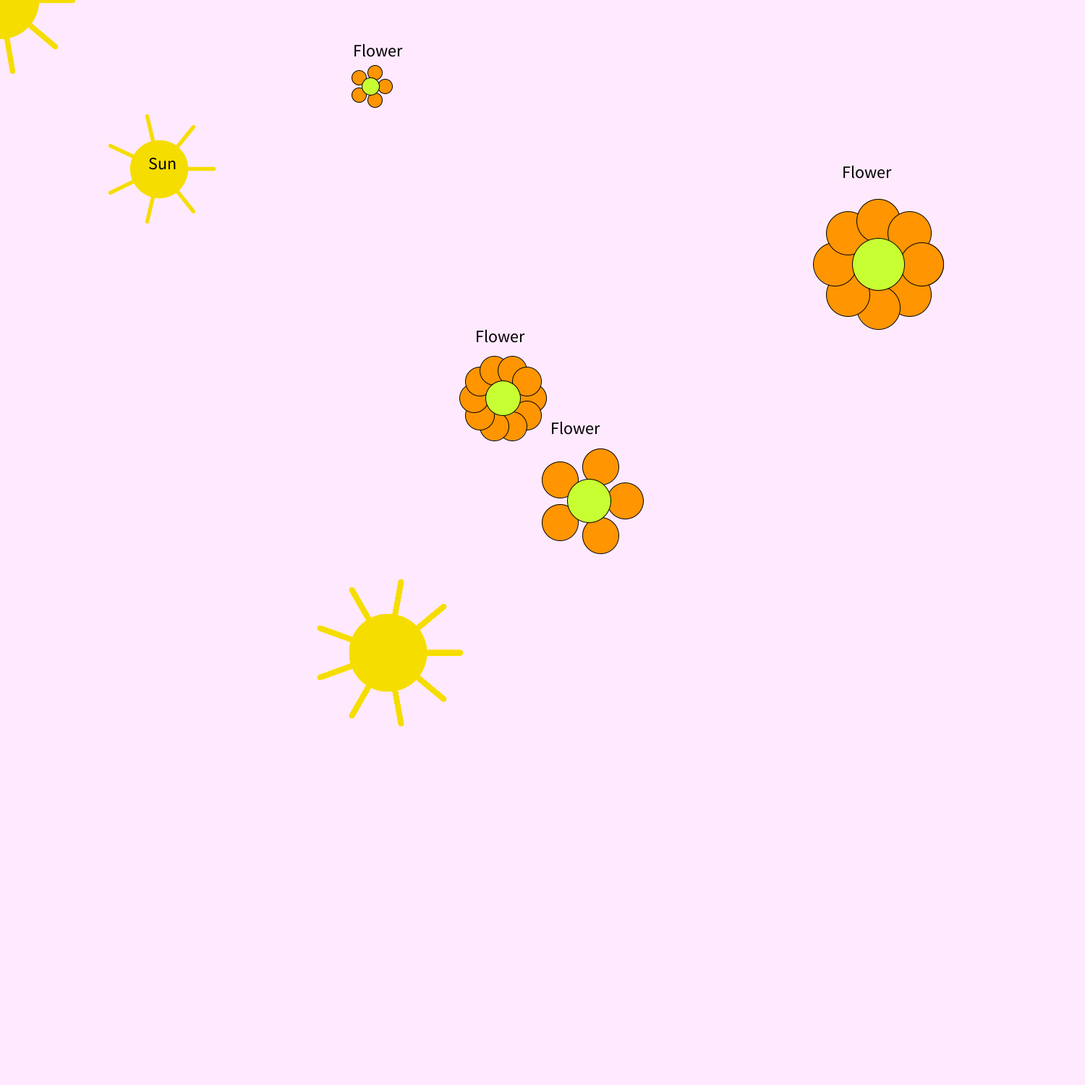
Frame 1 (no input)
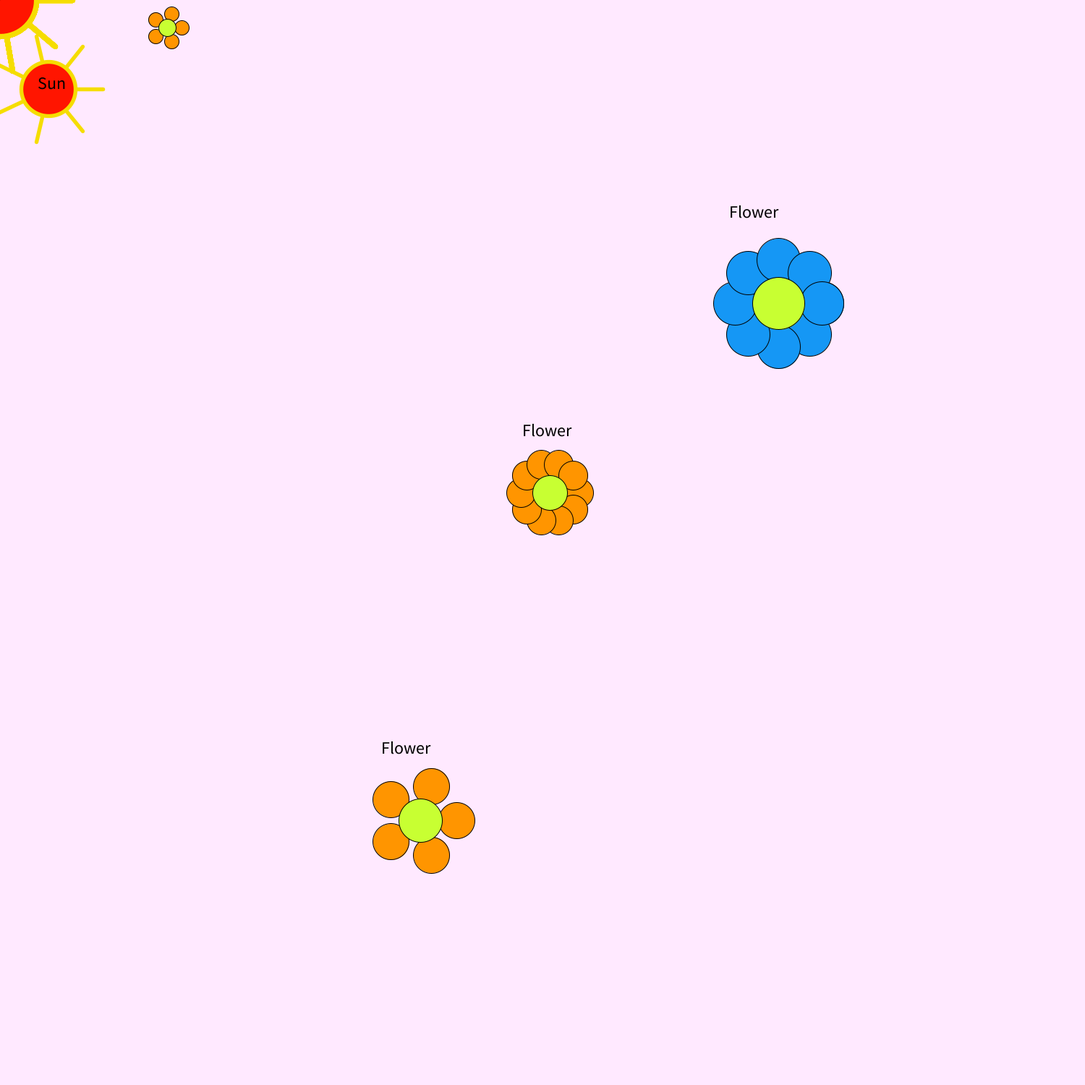
Frame 60 (the mouse pressed at the canvas centre just before this capture)
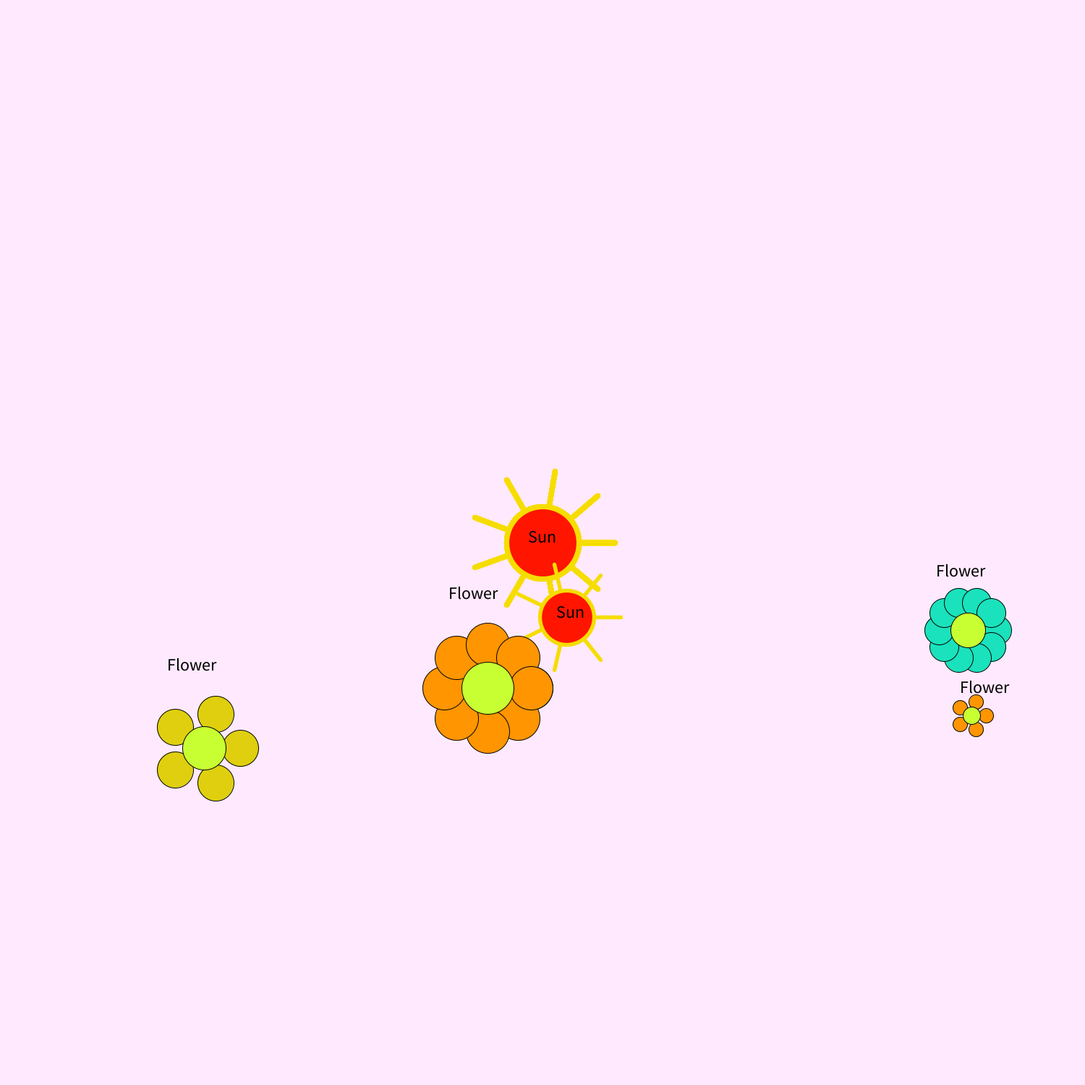
Frame 120 (the mouse held since frame 60 and released just before this capture)

The Processing sketch that drew these frames (run headless with seeded random() and noise(); from frame 60 on, the mouse is pressed at the canvas centre):

// Processing sketch: Flower_homework
// ── Flower_homework.pde
// Credit to Lukas Harkamp for helping me understand the dot. ^_^ //<>//

Flower[] Flowers = new Flower[4];    // Array for Flower class
Sun[] Suns = new Sun[2];    // Array for Sun class

int [] FlowerRadius = new int[4];    // Array for FlowerRadius 
{    // Bestemmer hvilke bestemte værdier hver FlowerRadius skal være, hvis ikke oplyst, vil defeault være 0.
  FlowerRadius [0] = 60;
  FlowerRadius [1] = 20;
  FlowerRadius [2] = 40;
  FlowerRadius [3] = 50;
}

int [] SunRadius = new int[2];    // Array for SunRadius
{    // Bestemmer hvilke bestemte værdier hver SunRadius skal være, hvis ikke oplyst, vil defeault være 0.
  SunRadius[0] = 100;
  SunRadius[1] = 75;
}

int [] Petals = new int[3];    // Array for petals
{    // Bestemmer hvilke bestemte værdier hver Petals skal være, hvis ikke oplyst, vil defeault være 0.
  Petals[0] = 8;
  Petals[1] = 5;
  Petals[2] = 10;
}

int [] Rays = new int[4];    // Array for rays
{    // Bestemmer hvilke bestemte værdier hver Rays skal være, hvis ikke oplyst, vil defeault være 0.
  Rays[0] = 9;
  Rays[1] = 7;
  Rays[2] = 8;
}

float [] colour = new float[4];    // Array for colour
{    // Bestemmer hvilke værdier hver colour skal være
  colour[0] = random(0, 255);
  colour[1] = random(0, 255);
  colour[2] = random(0, 255);
  colour[3] = random(0, 255);
}

int num = 20;
Sun[] SunTrail;    // Array for SunTrail


void setup() {
  size(1500, 1500);    // Canvas size

  // Lokale Float variabler
  float [] xPosition = new float[6];
  {
    xPosition[0] = random(100, width - 100);
    xPosition[1] = random(100, width - 100);
    xPosition[2] = random(100, width - 100);
    xPosition[3] = random(100, width - 100);
    xPosition[4] = random(100, width - 100);
    xPosition[5] = random(100, width - 100);
  }

  float [] yPosition = new float[6];
  {
    yPosition[0] = random(100, height - 100);
    yPosition[1] = random(100, height - 100);
    yPosition[2] = random(100, height - 100);
    yPosition[3] = random(100, height - 100);
    yPosition[4] = random(100, height - 100);
    yPosition[5] = random(100, height - 100);
  }

  // Lokale Integer variabler
  int pc = #FF9500;
  int sc = #F5DD00;
  int rc = #F5DD00;

  // Fremkaldning af Flowers[1]- 2 og 3. Hvorved der gives nye variabler
  Flowers[0] = new Flower(FlowerRadius[0], Petals[0], xPosition[0], yPosition[0], pc);
  Flowers[1] = new Flower(FlowerRadius[1], Petals[1], xPosition[1], yPosition[1], pc);
  Flowers[2] = new Flower(FlowerRadius[2], Petals[2], xPosition[2], yPosition[2], pc);
  Flowers[3] = new Flower(FlowerRadius[3], Petals[1], xPosition[3], yPosition[3], pc);

  // Frmekaldning af mySun
  Suns[0] = new Sun(xPosition[4], yPosition[4], SunRadius[0], sc, rc, Rays[0]);
  Suns[1] = new Sun(xPosition[5], yPosition[5], SunRadius[1], sc, rc, Rays[1]);

  // Fremkaldning af SunTrail
  SunTrail = new Sun[50];    // Siger at SunTrail er lig med 50x Sun objekter

  for (int i = 0; i < num; i++) {    // Fortæller at i begynder som 0, men er mindre end [num], og hver gang er i = i + 1
    SunTrail[i] = new Sun(xPosition[4], yPosition[4], SunRadius[0], sc, rc, Rays[0]);    // Fortæller at hver eneste SunTrail[i] har disse bestemte værdier
  }
}

void draw() {
  background(#FFE9FF);    // Canvas farve

  // Float variabler for overlappelse af andre objekter
  float d0 = dist(Suns[0].x, Suns[0].y, Flowers[0].x, Flowers[0].y);
  float d1 = dist(Suns[0].x, Suns[0].y, Flowers[1].x, Flowers[1].y);
  float d2 = dist(Suns[0].x, Suns[0].y, Flowers[2].x, Flowers[2].y);
  float d3 = dist(Suns[0].x, Suns[0].y, Flowers[3].x, Flowers[3].y);

  // Float variabler for hitbox mellem Suns[0] og Flowers[0], 1, 2, 3
  float SF0 = Suns[0].r + Flowers[0].r;
  float SF1 = Suns[0].r + Flowers[1].r;
  float SF2 = Suns[0].r + Flowers[2].r;
  float SF3 = Suns[0].r + Flowers[3].r;

  // If funktion for hvad der skal ske når Suns[0] overlapper med diverse Flowers[0], 1, 2, 3
  if ( d0 <= SF0) {    // If funktion for hvad der skal ske når Suns[0] overlapper med diverse Flowers[0]
    background(colour[0]);
  } else if (d1 <= SF1) {    // If else funktion for hvad der sker når Suns[0] overlapper med Flowers[1]
    background(colour[1]);
  } else if (d2 <= SF2) {    // If else funktion for hvad der sker når Suns[0] overlapper med Flowers[2]
    background(colour[2]);
  } else if (d3 <= SF3) {    // If else funktion for hvad der sker når Suns[0] overlapper med Flowers[3]
    background(colour[3]);
  }

  // Sammensætning af SunTrail 
  for (int i = num - 1; i > 0; i--) {
    SunTrail[i].x = SunTrail[i-1].x;
    SunTrail[i].y = SunTrail[i-1].y;
  }

  SunTrail[0].x = mouseX;
  SunTrail[0].y = mouseY;
  
  for (int i = 0; i < num; i++) {
    SunTrail[i].display();
  }

  // Sammensætning af Suns[0]
  Suns[0].position();
  Suns[0].display();
  Suns[0].Fname();

  // Overlap funktioner for Suns[0]
  Suns[0].overlap(Suns[1]);

  // Sammensætning af Suns[1]
  Suns[1].display();
  Suns[1].Fname();
  Suns[1].bounce();
  Suns[1].move();

  // sammenkobler Suns[1] med funktionen overlap i forhold til Suns[0]
  Suns[1].overlap(Suns[0]); 

  // Sammensætning af classes med Flowers[0]
  Flowers[0].display();
  Flowers[0].move();
  Flowers[0].bounce();
  Flowers[0].ColorChange();
  Flowers[0].Fname();

  // Sammenkobler Flowers[0] med funktionen overlaps i forhold til Flowers[1], [2], [3]
  Flowers[0].overlaps(Flowers[1]);    
  Flowers[0].overlaps(Flowers[2]);  
  Flowers[0].overlaps(Flowers[3]);  

  // Sammensætning af classes med Flowers[1]
  Flowers[1].display();
  Flowers[1].move();
  Flowers[1].bounce();
  Flowers[1].ColorChange();
  Flowers[1].Fname();

  // Sammenkobler Flowers[1] med funktionen overlaps i forhold til Flowers[0], [2], [3]
  Flowers[1].overlaps(Flowers[0]);    
  Flowers[1].overlaps(Flowers[2]);    
  Flowers[1].overlaps(Flowers[3]);    

  // Sammensætning af classes med Flowers[2]
  Flowers[2].display();  
  Flowers[2].move();
  Flowers[2].bounce();
  Flowers[2].ColorChange();
  Flowers[2].Fname();

  // Sammenkobler Flowers[2] med funktionen overlaps i forhold til Flowers[0], [1], [3]
  Flowers[2].overlaps(Flowers[0]);    
  Flowers[2].overlaps(Flowers[1]);
  Flowers[2].overlaps(Flowers[3]);

  // Sammensætning af classes med myflowe3
  Flowers[3].display();  
  Flowers[3].move();
  Flowers[3].bounce();
  Flowers[3].ColorChange();
  Flowers[3].Fname();

  // Sammenkobler Flowers[3] med funktionen overlaps i forhold til Flowers[0], [1], [2]
  Flowers[3].overlaps(Flowers[0]);    
  Flowers[3].overlaps(Flowers[1]);    
  Flowers[3].overlaps(Flowers[2]);
}

// Hvad der skal ske når funktionen bliver aktiveret
void mousePressed() {    // Hvad der sker når musen bliver pressed
  // Hvilke classes der bliver sat sammen med .reset()
  Flowers[0].reset();  
  Flowers[1].reset();  
  Flowers[2].reset();  
  Flowers[3].reset();  
  Suns[1].reset();
}

// ── FlowerClass.pde
class Flower {

  // Float variabler
  float r;
  float x; 
  float y;
  float SpeedX = random(-5, 10);
  float SpeedY = random(-5, 10);
  Flower lastCollision;

  // Integer variabler
  int n_petals;
  int petalColor;

  Flower(float temp_r, int temp_n_petals, float temp_x, float temp_y, int temp_petalColor) {    // Template for flower klassen
    r = temp_r;
    n_petals = temp_n_petals;
    x = temp_x;
    y = temp_y;
    petalColor = temp_petalColor;
  }

  void display () {    // Fortæller hvad der skal vises når display funktionen bliver kaldt

    // Lokale float variabler
    float CenterX;
    float CenterY;  

    stroke(0);
    strokeWeight(1);
    fill(petalColor);    // Farven for bladende
    for (float i=0; i<PI*2; i+=2*PI/n_petals) {    // Array for bladende
      CenterX = x + r*cos(i);
      CenterY = y + r*sin(i);

      ellipse(CenterX, CenterY, r, r);
    }

    fill(200, 255, 50);
    ellipse(x, y, r*1.2, r*1.2);
  }

  // Der laves en move class.
  void move() {    // Class for at give bevægelse til x og y koordinatet
    x += SpeedX;
    y += SpeedY;
  }

  float bounce() {    // Bounce funktion som afgrænser hvad der skal ske når x og y koordinaterne når siderne
    if (x >= width - 1.5 * r || x <= 0 + 1.5 * r) {    // If funktion for hvad der sker når X-koordinaterne rammer siderne
      SpeedX *= -1;    // Hastigheden på SpeedX når funktionen er opfyldt
    }
    if (y >= height - 1.5*r || y <= 0 + 1.5 * r) {    // If funktion for hvad der sker når Y-koordinaterne rammer siderne
      SpeedY *= -1;    // Hastigheden på SpeedY når funktionen er opfyldt
    }
    return SpeedX;
  }

  void ColorChange() {    // Class for at blomsterne skifter farver når de rammer en af siderne
    if (x >= width - 1.5 * r || x <= 0 + 1.5 * r) {
      petalColor = int(random(#000000, #FFFFFF));    // Hver gang den rammer siderne, ændres farverne
    }
    if (y >= height - 1.5 * r || y <= 0 + 1.5 * r) {
      petalColor = int(random(#000000, #FFFFFF));    // Hver gang den rammer siderne, ændres farverne
    }
  }

  void Fname() {    // Void til at give navne
    textSize(24);    // Tekst størrelsen som skal vises
    fill(#000000);    // Farven som teksten skal vises i
    text("Flower", this.x - this.r, this.y - this.r*2);    // Teksten som der skal vises
  }

  boolean overlaps(Flower other) {    // Overlap boolean, som skal beskrive hvad der sker når diverse classes overlapper hinanden
    float d = dist(x, y, other.x, other.y);    // Giver distance sin egen varaibel
    if ( d <= this.r + this.r/2 + other.r + other.r/2 ) {    // Overlapning bliver beregnet ud fra centrum, hvis den tegnede radius + den anden tegnede radius distance fra hinanden er mindre end d, så skal de skubbes væk.
      petalColor = int(random(#000000, #FFFFFF));    // Farven skiftes på bladende når en blomst kollidere med en anden blomst
      SpeedX *= -1;    // Hastigheden på blomsten bliver omvendt og giver illusionen at objektet kollidere med hinanden
      SpeedY *= -1;    // Hastigheden på blomsten bliver omvendt og giver illusionen at objektet kollidere med hinanden
    }
    return true;
  }

  void reset() {    // Funktionen beskriver hvad der skal ske når reset bliver kaldt
    x = random(100, 1400);    // Blomsternes X-værdi bliver til random imellem 100 til 1400
    y = random(100, 1400);    // BLomsternes Y-værdi bliver til random imellem 100 til 1400
    SpeedX = random(-5, 10);    // Hastigheden på SpeedX bliver random imellem -5 til 10
    SpeedY = random(-5, 10);    // Hastigheden på SpeedY bliver random imellem -5 til 10
    petalColor = #FF9500;    // Farven på petalColor
  }
}

// ── SunClass.pde
class Sun {

  // Globale Float variabler for sun
  float r;
  float x; 
  float y;
  float SpeedX = random(-5, 5);
  float SpeedY = random(-5, 5);

  // Gkibale Integer variabler for sun
  int rayColour;
  int sc;
  int n_rays;

  Sun(float temp_x, float temp_y, float temp_size, int temp_colour, int temp_rayColour, int temp_n_rays) {    // Skabelon for sun class
    x = temp_x;
    y = temp_y;
    r = temp_size;
    sc = temp_colour;
    rayColour = temp_rayColour;
    n_rays = temp_n_rays;
  }

  void display() {    // Hvilke ting display funktionen skal indeholde

    // Lokale variabler
    float CenterX;
    float CenterY;

    stroke(rayColour);    // Farve på strålerne
    strokeWeight(r/14);    // Tykkelsen på linjerne
    strokeCap(ROUND);    // Formen på endelsen af linjen
    for (float i=0; i<PI*2; i+=2*PI/n_rays) {    // Array for strålerne
      CenterX = x + r*cos(i);
      CenterY = y + r*sin(i);

      line(CenterX, CenterY, this.x, this.y);    // Line kommandoen for at tegne linjerne
    }
    fill(sc);    // Farven for sc = sun colour
    ellipse(x, y, this.r, this.r);    // Objektets form
  }

  void position() {    // Void til at give den mulige sammensatte class en position som følger musens x, y
    x = mouseX;
    y = mouseY;
  }
  void Fname() {    // Void til at give navne
    textSize(24);    // Tekst størrelsen som skal vises
    fill(#000000);    // Farven som teksten skal vises i
    text("Sun", this.x - r/5, this.y);    // Teksten som der skal vises
  }

  boolean overlap(Sun other) {    // Overlap boolean, som skal beskrive hvad der sker når diverse classes overlapper hinanden
    float d = dist(x, y, other.x, other.y);    // Float som beskriver distancen mellem x, y og det andet objekts x, y
    if ( d <= r + other.r) {    // If funktion som siger at hvis distancen d er mindre end radius + radius af andet objekt, så skal der ske noget
      sc = #FF1500;    // SC som er farven for sunColour bliver lavet om til rød når classes overlapper
      return true;
    } else {
      sc = #F5DD00;    // SC som er farven for sunColour bliver lave tom til rød når classes overlapper 
      return false;
    }
  }

  void move() {    // Hvilke ting der skal gælde når move funktionen bliver læst
    x += SpeedX;
    y += SpeedY;
  }

  void bounce() {    // Hvilke ting der skal gælde når bounce funktionen bliver læst
    if ( x >= width - r/2 || x <= 0 + r/2) {    // Hvad der skal ske når x rammer en af siderne
      SpeedX *= -1;
    }
    if ( y >= height - r/2 || y <= 0 + r/2 ) {    // Hvad der skal ske når y rammer en af siderne
      SpeedY *= -1;
    }
  }

  void reset() {    // Hvilke ting der skal gælde når funktionen reset bliver kaldt
    x = random (100, width - 100);    // X koordinat
    y = random (100, height - 100);    // Y koordinat
    SpeedX = random(-5, 5);    // Hastigheden på SpeedX
    SpeedY = random(-5, 5);    // Hastigheden på SpeedY
    rayColour = #F5DD00;    // Farven på rayColour
    sc = #F5DD00;    // Farven på sc
  }
}
